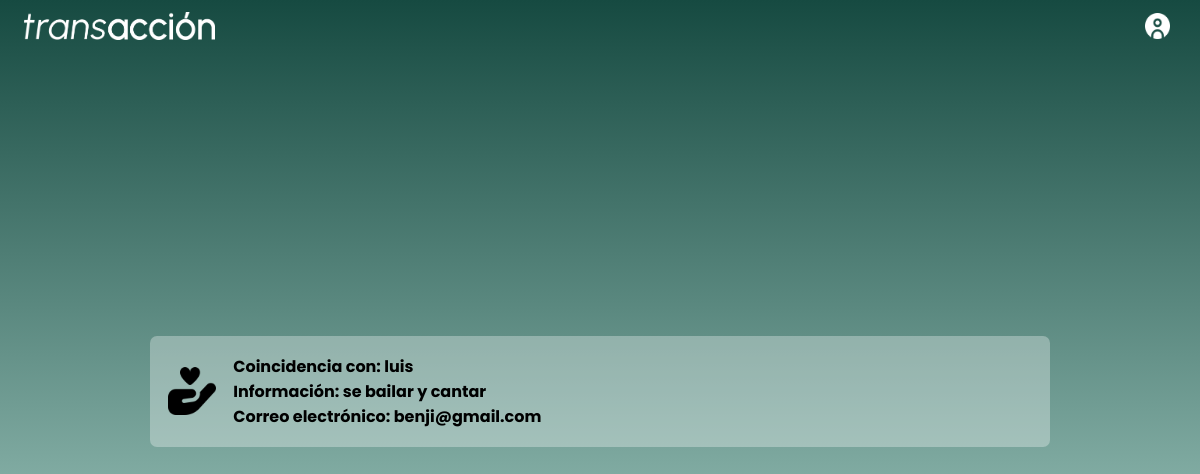
The app's page /messages.php (signed in), older data.
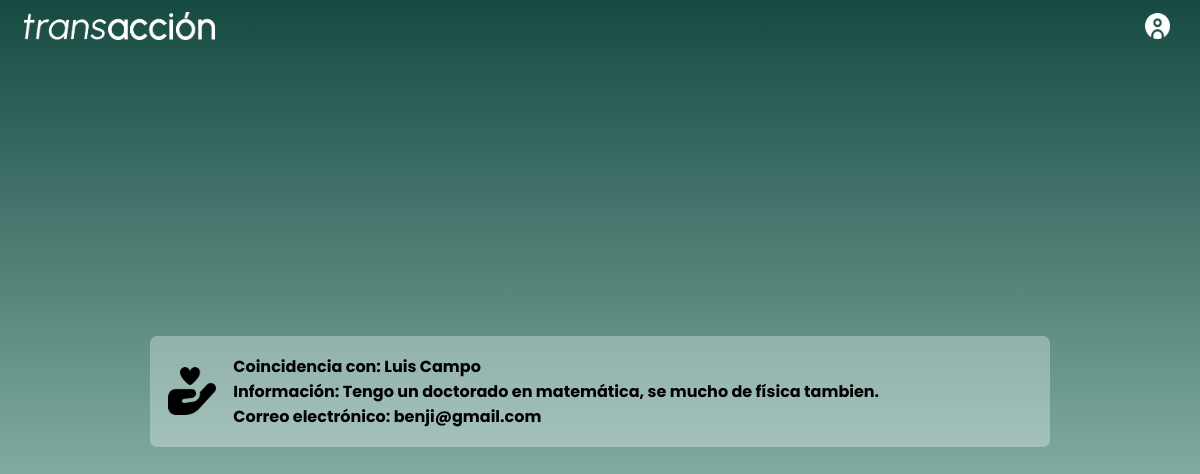
The same page, newer data.
### tables this page shows
CREATE TABLE `users` (
  `id` int(6) NOT NULL,
  `username` varchar(50) NOT NULL,
  `password` varchar(255) NOT NULL,
  `email` varchar(100) NOT NULL,
  `to_date` datetime NOT NULL,
  `habilidades` text NOT NULL
);

### messages.php (the view, shortened to what this page needs)
<!DOCTYPE html>
<html>
<head>
	<link href="css/estilo.css?v=<?php echo time(); ?>" rel="stylesheet" type="text/css" />
</head>
<body>
	<header id="main_header">
		<img src="imgs/logo (2).png" id="logo" onclick="window.open('index.html', '_self')">
		<div id="group_of_buttons">
			<button class="bttn_header" onclick="window.open('actualizar.php', '_self')">
				<img src="imgs/icon2.png" class="icon_header">
			</button>
		</div>
	</header>
	<section id="home">
		<div id="matches">
			<?php
			$id = $_SESSION['id'];
			$con = mysqli_connect("127.0.0.1", "root", "", "transaccion");
			$sql="SELECT * FROM coincidencia WHERE (ID_A='$id' OR ID_B='$id') AND (MATCHA=1 AND MATCHB=1) ORDER BY ID_COINCIDENCIA ASC";
			$analizados=0;
			$i=0;
			if ($result=mysqli_query($con,$sql))
			{
				$numUsers=mysqli_num_rows($result);
				while ($analizados<$numUsers)
				{
					$found=FALSE;
					while($found==FALSE)
					{
						$sql="SELECT * FROM coincidencia WHERE ID_COINCIDENCIA='$i'";
						$result=mysqli_query($con,$sql);
						$row=mysqli_fetch_array($result);
						if ($row==TRUE and $row['MATCHA']==1 and $row['MATCHB']==1 and ($row[1]==$id or $row[2]==$id))
						{
							$found=TRUE;
							$analizados=$analizados+1;
							if($row['ID_A']==$id)
							{
								$otro= $row[2];
							}
							else
							{
								$otro= $row[1];
							}
							$sql="SELECT * FROM users WHERE id='$otro'";
							$result=mysqli_query($con,$sql);
							$row=mysqli_fetch_array($result);
							echo
							"
								<div class='match' style='background-color: #ffffff4f;display: flex;align-items: center;justify-content: flex-start;padding: 2%;margin-bottom: 2%;font-family: Poppins, arial;-moz-border-radius: 7px;-webkit-border-radius: 7px;  animation: appear 1s;'>
									<img src='imgs/pf.png' style='width: 6vh; margin-right: 2%;filter: invert(100%);'>
									<b>Coincidencia con: $row[1] <br>
									Información: $row[5] <br>
									Correo electrónico: $row[3]</b>
								</div>
							";
							$i=$i+1;
						}
						else
						{
							$i=$i+1;
						}
					}
				}
			}
			?>
		</div>
	</section>
</body>
</html>

### css/estilo.css (style rules this page uses)
body { background: linear-gradient(#164A41, #9dc8); margin: 0; padding: 0; display: flex; justify-content: flex-start; align-items: center; height: 100vh; flex-direction: column; font-family: 'Poppins', arial; }
header { z-index: 100; width: 100vw; height: 6.5vh; display: flex; border-bottom: transparent solid 0px; align-items: center; position: fixed; background: transparent; justify-content: space-between; }
section { width: 70%; margin-top: 7vh; }
#group_of_buttons { height: 52%; background: transparent; display: flex; margin-right: 3vh; }
.bttn_header { height: 100%; margin-left: 2vh; aspect-ratio: 1/1; background: transparent; border: 0px transparent solid; }
.icon_header { height: 100%; background: transparent; }
#logo { height: 52%; margin-left: 3vh; }
#home { height: 100vh; width: 100vw; margin:0; display: flex; align-items: center; justify-content: center; }
#matches { width: 75%; display: flex; flex-direction: column; max-width: 90%; }
.match { background-color: #ffffff4f; display: flex; align-items: center; justify-content: center; padding: 5%; font-family: 'Inter', arial; -moz-border-radius: 7px;-webkit-border-radius: 7px; }
@media only screen and (min-width: 768px) { button { cursor: pointer; } }

Row changes from the older to the newer data that the page shows:
changed users "benji@gmail.com": username "luis" → "Luis Campo"; habilidades "se bailar y cantar" → "Tengo un doctorado en matemática, se mucho de física tambien."
